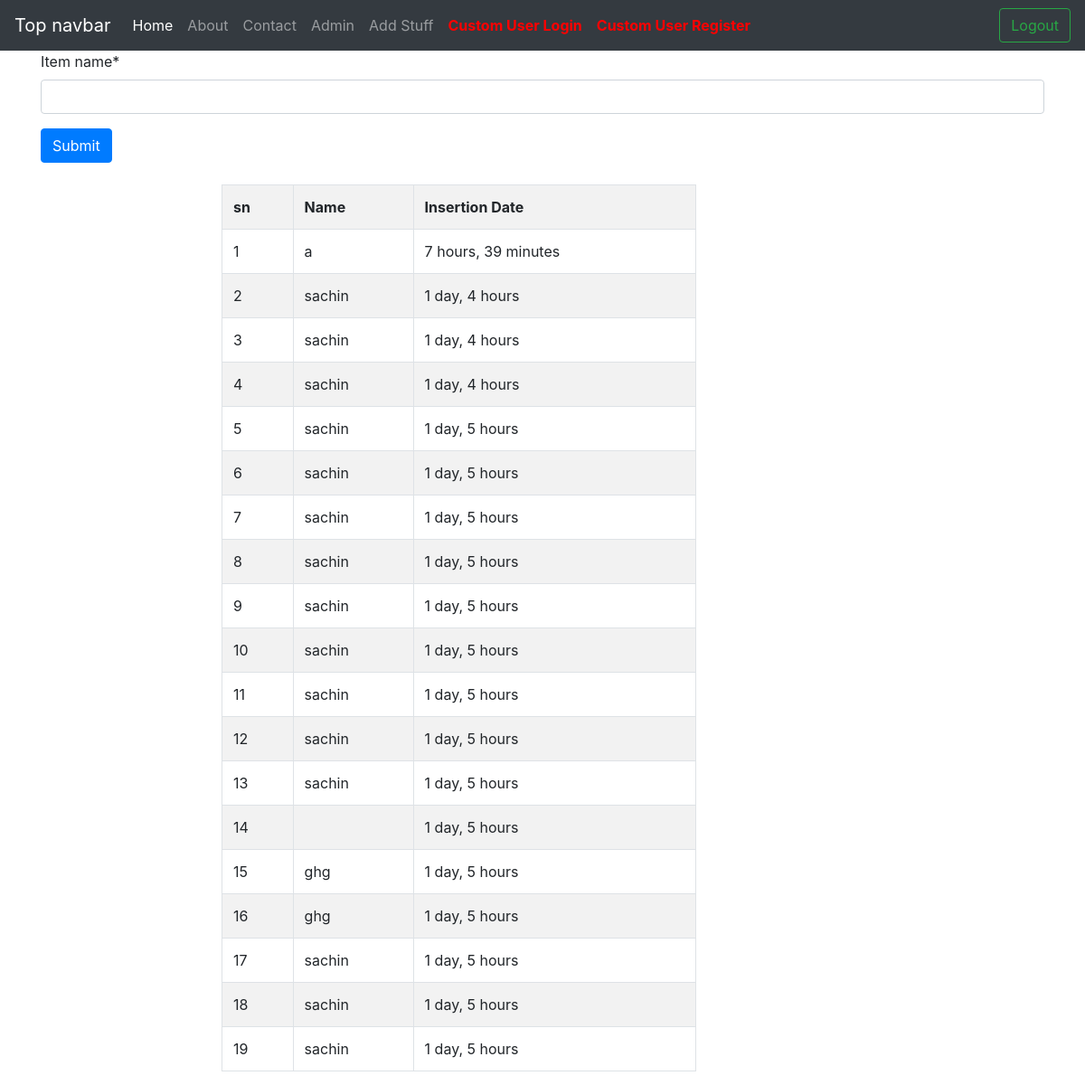
The page /add-item/ (signed in) on the database its author committed.
### newsletter/models.py (models this page shows, shortened)
class itemDetail(models.Model):
	item_name=models.CharField(max_length=120,blank=False,null=False)
	timestamp=models.DateTimeField(auto_now_add=True,auto_now=False)
	updated=models.DateTimeField(auto_now_add=False,auto_now=True)

### newsletter/views.py (the view)
# urls.py: url(r'^add-item/$', 'newsletter.views.addItem', name='add-item'),
def  addItem(request):
	form=itemDetailForm(request.POST or None)
	context={
		"form":form,
		}
	if form.is_valid():
		instance = form.save(commit=False)
		form_item_name=form.cleaned_data.get("item_name")
		instance.save()
	if request.user.is_authenticated() and request.user.is_staff:
		queryset=itemDetail.objects.all().order_by('-timestamp')
		context={
		"query":queryset,
		"form": form
		}
	return render(request,"items.html",context)

### newsletter/forms.py (shortened to what this page needs)
class itemDetailForm(forms.ModelForm):
	class Meta:
		model=itemDetail
		fields=["item_name"]

### templates/items.html (shortened to what this page needs)
{% extends "base.html" %}
{%load crispy_forms_tags%}
{% load staticfiles%}
{%block content%}
<form method="POST" action="">{%csrf_token%}
	{{form|crispy}}
	<button  class="btn btn-primary">Submit</button>
</form>
<br>
{%if query%}
<div class="col-md-6 offset-md-2">
	<table class="table table-bordered table-striped table-hover">
		<head>
			<th>
				sn
			</th>
			<th>
				Name
			</th>
			<th>
				Insertion Date
			</th>
		</head>
		{% for instance in query%}
		<tr>
			<td scope="row">
				{{forloop.counter}}
			</td>
			<td>
				{{instance.item_name}}
			</td>
			<td>
				{{instance.timestamp|timesince}}
			</td>
		</tr>
		{%endfor%}
	</table>
</div>
{%endif%}
{%endblock%}

### templates/base.html (shortened to what this page needs)
{% load staticfiles %}
<!doctype html>
<html lang="en">
<head>
  {%include "home_css.html"%}
</head>
<body>
  {% include 'navbar.html' %}
  <main role="main" class="container">
    {% block content%}
    {%endblock%}
  </main>
</body>
</html>

### templates/home_css.html
{% load staticfiles %}
<link href="{% static 'css/bootstrap.min.css' %}" rel="stylesheet">
<link href="{% static 'css/navbar-top.css' %}" rel="stylesheet">
<link href="{% static 'css/custom.css' %}" rel="stylesheet">

### templates/navbar.html (shortened to what this page needs)
<nav class="navbar navbar-expand-md navbar-dark bg-dark mb-4" style="margin-bottom:0rem!important">
  <a class="navbar-brand" href="{%url 'home'%}">Top navbar</a>
  <div class="collapse navbar-collapse" id="navbarCollapse">
    <ul class="navbar-nav mr-auto">
      <li class="nav-item active">
        <a class="nav-link" href="{%url 'home'%}">Home <span class="sr-only">(current)</span></a>
      </li>
      <li class="nav-item">
        <a class="nav-link" href="{%url 'about'%}">About</a>
      </li>
      <li class="nav-item">
        <a class="nav-link" href="{%url 'contact'%}">Contact</a>
      </li>
      <li class="nav-item">
        <a class="nav-link" href="/admin ">Admin</a>
      </li>
      <li class="nav-item">
        <a class="nav-link" href="{%url 'add-item'%}">Add Stuff</a>
      </li>
       <li class="nav-item" style="color: red">
        <a class="nav-link" href="{%url 'login'%} " style="color: red"><b>Custom User Login</b></a>
      </li>
      <li class="nav-item" style="color: red">
        <a class="nav-link" href="{%url 'register'%}" style="color: red"><b>Custom User Register</b></a>
      </li>
    </ul>
    {%if request.user.is_authenticated %}
    <a class="btn btn-outline-success my-2 my-sm-0" href="{%url 'auth_logout'%}" type="">Logout</a>
  {%endif%}
</div>
</nav>

### templates/home_js.html (shortened to what this page needs)
{% load staticfiles %}

### static_in_pro/our_static/css/navbar-top.css (style rules this page uses)
body { min-height: 75rem; }

### rows shown on the page
itemDetail: item_name "a", timestamp "7 hours, 39 minutes"
itemDetail: item_name "sachin", timestamp "1 day, 4 hours"
itemDetail: item_name "sachin", timestamp "1 day, 4 hours"
itemDetail: item_name "sachin", timestamp "1 day, 4 hours"
itemDetail: item_name "sachin", timestamp "1 day, 5 hours"
itemDetail: item_name "sachin", timestamp "1 day, 5 hours"
itemDetail: item_name "sachin", timestamp "1 day, 5 hours"
itemDetail: item_name "sachin", timestamp "1 day, 5 hours"
itemDetail: item_name "sachin", timestamp "1 day, 5 hours"
itemDetail: item_name "sachin", timestamp "1 day, 5 hours"
itemDetail: item_name "sachin", timestamp "1 day, 5 hours"
itemDetail: item_name "sachin", timestamp "1 day, 5 hours"
itemDetail: item_name "sachin", timestamp "1 day, 5 hours"
itemDetail: timestamp "1 day, 5 hours"
itemDetail: item_name "ghg", timestamp "1 day, 5 hours"
itemDetail: item_name "ghg", timestamp "1 day, 5 hours"
itemDetail: item_name "sachin", timestamp "1 day, 5 hours"
itemDetail: item_name "sachin", timestamp "1 day, 5 hours"
itemDetail: item_name "sachin", timestamp "1 day, 5 hours"
